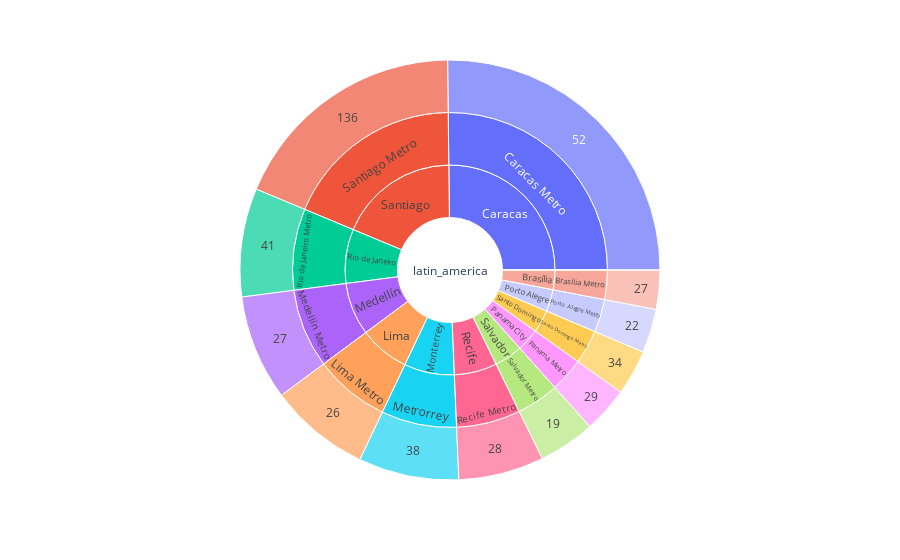

Notebook code for this chart:
### Code cell
import plotly.express as px
fig = px.sunburst(
    data_latin_america,
    path=['region', 'city', 'name', 'stations'],
    values='annual_ridership_mill'
)
fig.show()

### Figure 1 — Plotly figure (JSON) as saved in the notebook; plotly's stock layout.template omitted (floating-point values rounded to 4 significant figures)
{"data": [{"branchvalues": "total", "domain": {"x": [0, 1], "y": [0, 1]}, "hovertemplate": "labels=%{label}<br>annual_ridership_mill=%{value}<br>parent=%{parent}<br>id=%{id}<extra></extra>", "ids": ["latin_america/Brasília/Brasília Metro/27", "latin_america/Porto Alegre/Porto Alegre Metro/22", "latin_america/Recife/Recife Metro/28", "latin_america/Rio de Janeiro/Rio de Janeiro Metro/41", "latin_america/Salvador/Salvador Metro/19", "latin_america/Santiago/Santiago Metro/136", "latin_america/Medellín/Medellín Metro/27", "latin_america/Santo Domingo/Santo Domingo Metro/34", "latin_america/Guadalajara/Tren Eléctrico Urbano/18", "latin_america/Monterrey/Metrorrey/38", "latin_america/Panama City/Panama Metro/29", "latin_america/Lima/Lima Metro/26", "latin_america/Caracas/Caracas Metro/52", "latin_america/Brasília/Brasília Metro", "latin_america/Porto Alegre/Porto Alegre Metro", "latin_america/Recife/Recife Metro", "latin_america/Rio de Janeiro/Rio de Janeiro Metro", "latin_america/Salvador/Salvador Metro", "latin_america/Santiago/Santiago Metro", "latin_america/Medellín/Medellín Metro", "latin_america/Santo Domingo/Santo Domingo Metro", "latin_america/Guadalajara/Tren Eléctrico Urbano", "latin_america/Monterrey/Metrorrey", "latin_america/Panama City/Panama Metro", "latin_america/Lima/Lima Metro", "latin_america/Caracas/Caracas Metro", "latin_america/Brasília", "latin_america/Porto Alegre", "latin_america/Recife", "latin_america/Rio de Janeiro", "latin_america/Salvador", "latin_america/Santiago", "latin_america/Medellín", "latin_america/Santo Domingo", "latin_america/Guadalajara", "latin_america/Monterrey", "latin_america/Panama City", "latin_america/Lima", "latin_america/Caracas", "latin_america"], "labels": ["27", "22", "28", "41", "19", "136", "27", "34", "18", "38", "29", "26", "52", "Brasília Metro", "Porto Alegre Metro", "Recife Metro", "Rio de Janeiro Metro", "Salvador Metro", "Santiago Metro", "Medellín Metro", "Santo Domingo Metro", "Tren Eléctrico Urbano", "Metrorrey", "Panama Metro", "Lima Metro", "Caracas Metro", "Brasília", "Porto Alegre", "Recife", "Rio de Janeiro", "Salvador", "Santiago", "Medellín", "Santo Domingo", "Guadalajara", "Monterrey", "Panama City", "Lima", "Caracas", "latin_america"], "name": "", "parents": ["latin_america/Brasília/Brasília Metro", "latin_america/Porto Alegre/Porto Alegre Metro", "latin_america/Recife/Recife Metro", "latin_america/Rio de Janeiro/Rio de Janeiro Metro", "latin_america/Salvador/Salvador Metro", "latin_america/Santiago/Santiago Metro", "latin_america/Medellín/Medellín Metro", "latin_america/Santo Domingo/Santo Domingo Metro", "latin_america/Guadalajara/Tren Eléctrico Urbano", "latin_america/Monterrey/Metrorrey", "latin_america/Panama City/Panama Metro", "latin_america/Lima/Lima Metro", "latin_america/Caracas/Caracas Metro", "latin_america/Brasília", "latin_america/Porto Alegre", "latin_america/Recife", "latin_america/Rio de Janeiro", "latin_america/Salvador", "latin_america/Santiago", "latin_america/Medellín", "latin_america/Santo Domingo", "latin_america/Guadalajara", "latin_america/Monterrey", "latin_america/Panama City", "latin_america/Lima", "latin_america/Caracas", "latin_america", "latin_america", "latin_america", "latin_america", "latin_america", "latin_america", "latin_america", "latin_america", "latin_america", "latin_america", "latin_america", "latin_america", "latin_america", ""], "type": "sunburst", "values": [42.8, 48.1, 93.5, 118.7, 62.0, 263.4, 115.4, 49.6, 0.0, 109.9, 49.9, 110.4, 358.0, 42.8, 48.1, 93.5, 118.7, 62.0, 263.4, 115.4, 49.6, 0.0, 109.9, 49.9, 110.4, 358.0, 42.8, 48.1, 93.5, 118.7, 62.0, 263.4, 115.4, 49.6, 0.0, 109.9, 49.9, 110.4, 358.0, 1422.0]}], "layout": {"legend": {"tracegroupgap": 0}, "margin": {"t": 60}}}
